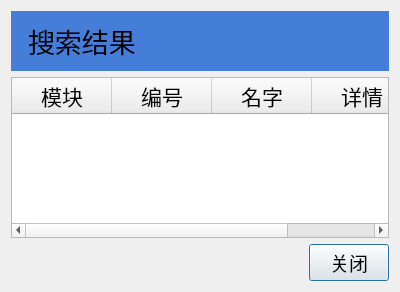
<?xml version="1.0" encoding="UTF-8"?>
<ui version="4.0">
    <class>Dialog</class>
    <widget class="QDialog" name="Dialog">
        <property name="geometry">
            <rect>
                <x>0</x>
                <y>0</y>
                <width>400</width>
                <height>292</height>
            </rect>
        </property>
        <property name="font">
            <font>
                <family>微软雅黑</family>
                <pointsize>12</pointsize>
                <weight>50</weight>
                <bold>false</bold>
            </font>
        </property>
        <property name="windowTitle">
            <string>Dialog</string>
        </property>
        <layout class="QVBoxLayout" name="verticalLayout">
            <item>
                <layout class="QHBoxLayout" name="horizontalLayout">
                    <item>
                        <widget class="QLabel" name="label">
                            <property name="font">
                                <font>
                                    <family>微软雅黑</family>
                                    <pointsize>20</pointsize>
                                    <weight>50</weight>
                                    <bold>false</bold>
                                </font>
                            </property>
                            <property name="styleSheet">
                                <string notr="true">background-color: rgb(68, 126, 217);
                                    padding: 10px
                                </string>
                            </property>
                            <property name="text">
                                <string>搜索结果</string>
                            </property>
                        </widget>
                    </item>
                </layout>
            </item>
            <item>
                <widget class="QTableWidget" name="tableWidget">
                    <property name="font">
                        <font>
                            <family>黑体</family>
                            <pointsize>16</pointsize>
                            <weight>50</weight>
                            <bold>false</bold>
                        </font>
                    </property>
                    <property name="editTriggers">
                        <set>QAbstractItemView::NoEditTriggers</set>
                    </property>
                    <property name="alternatingRowColors">
                        <bool>true</bool>
                    </property>
                    <property name="selectionMode">
                        <enum>QAbstractItemView::NoSelection</enum>
                    </property>
                    <attribute name="verticalHeaderVisible">
                        <bool>false</bool>
                    </attribute>
                    <column>
                        <property name="text">
                            <string>模块</string>
                        </property>
                    </column>
                    <column>
                        <property name="text">
                            <string>编号</string>
                        </property>
                    </column>
                    <column>
                        <property name="text">
                            <string>名字</string>
                        </property>
                    </column>
                    <column>
                        <property name="text">
                            <string>详情</string>
                        </property>
                    </column>
                </widget>
            </item>
            <item>
                <layout class="QHBoxLayout" name="horizontalLayout_2">
                    <item>
                        <spacer name="horizontalSpacer">
                            <property name="orientation">
                                <enum>Qt::Horizontal</enum>
                            </property>
                            <property name="sizeHint" stdset="0">
                                <size>
                                    <width>40</width>
                                    <height>20</height>
                                </size>
                            </property>
                        </spacer>
                    </item>
                    <item>
                        <widget class="QPushButton" name="pushButton">
                            <property name="font">
                                <font>
                                    <family>微软雅黑</family>
                                    <pointsize>14</pointsize>
                                    <weight>50</weight>
                                    <bold>false</bold>
                                </font>
                            </property>
                            <property name="cursor">
                                <cursorShape>PointingHandCursor</cursorShape>
                            </property>
                            <property name="text">
                                <string>关闭</string>
                            </property>
                        </widget>
                    </item>
                </layout>
            </item>
        </layout>
    </widget>
    <resources/>
    <connections/>
</ui>
